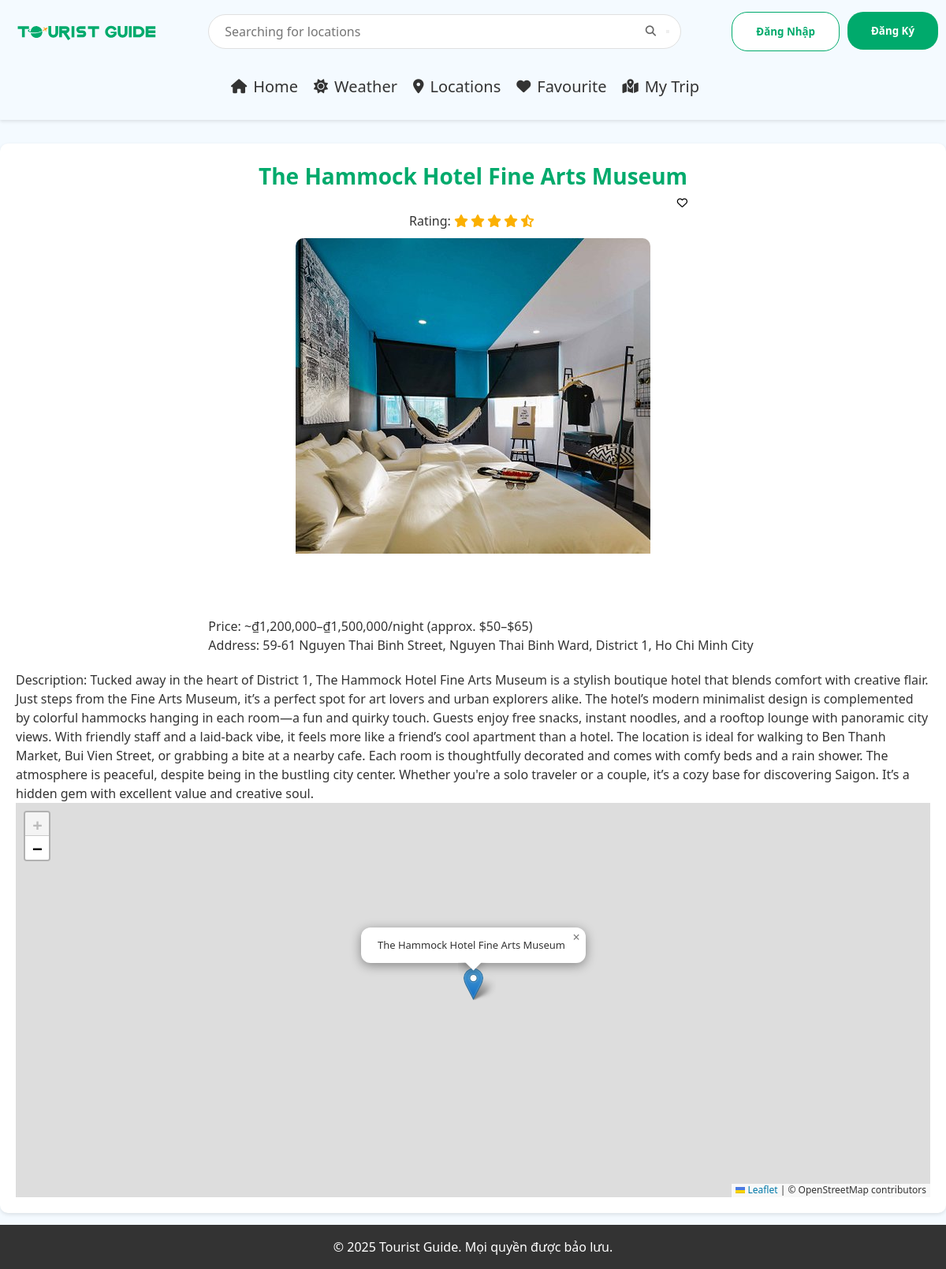
Screenshot of /AC001/ with the database file from the repository.
### location/models.py (models this page shows, shortened)
class Location(models.Model):
    loc = models.ForeignKey(Location_List, on_delete = models.CASCADE, null = True, blank = True)
    code = models.CharField(max_length=10, unique=True)
    location = models.CharField(max_length = 64)
    type = models.CharField(max_length=13, default = "")
    tags = models.TextField(default = "")
    rating = models.FloatField(default = 5)
    open_time = models.TimeField(default = time(0,0))
    close_time = models.TimeField(default = time(23,59))
    ticket_info = models.CharField(max_length = 100, default = "")
    address = models.CharField(max_length = 100, default = "")
    image_path = models.CharField(max_length=255, default='')
    description = models.TextField(default="")
    long_description = models.TextField(default="")
    coordinate = models.CharField(max_length = 40, default = "")

### location/views.py (the view)
# urls.py: path('<str:location_code>/',views.location_display, name='display_location'),
def location_display(request, location_code):
    look_up = get_object_or_404(Location, code=location_code)
    rating = round(look_up.rating * 2) / 2
    full_stars = int(rating)
    has_half = (rating - full_stars) >= 0.5
    star_html = '<i class="fas fa-star"></i>' * full_stars
    if has_half:
        star_html += '<i class="fas fa-star-half-alt"></i>'
        empty_stars = 5 - full_stars - 1
    else:
        empty_stars = 5 - full_stars
    star_html += '<i class="far fa-star"></i>' * empty_stars
    if request.user.is_authenticated and look_up.loc and look_up.loc.user == request.user:
        favourite_symbol = '<i class="fa-solid fa-heart"></i>'
    else:
        favourite_symbol = '<i class="fa-regular fa-heart"></i>'
    lat, long = look_up.coordinate.split(", ")
    return render(request, "display_location/display.html", {
        "code": look_up.code,
        "location_name": look_up.location,
        "type": look_up.type,
        "open_time" : look_up.open_time,
        "close_time": look_up.close_time,
        "ticket_info": look_up.ticket_info,
        "address": look_up.address,
        "image_path": look_up.image_path,
        "long_description": look_up.long_description,
        "favourite_symbol": favourite_symbol,
        "lat": lat,
        "long": long,
        "star_html": star_html
    })

### location/templates/display_location/display.html (shortened to what this page needs)
{% extends "layout/layout.html" %}
{% load static %}
{% block css %}
<link rel="stylesheet" href="{% static 'css/display_location.css' %}">
<link rel="stylesheet" href="https://unpkg.com/leaflet/dist/leaflet.css" />
<link rel="stylesheet" href="{% static 'css/display_location.css' %}?v={{ timestamp }}">
{% endblock %}
{% block body %}
<div class="location-container">
    <div class="favourite-location">
        <div class="location-name">
            {{ location_name }}
        </div>
        <div class="checkbox">
            <form method="post" action="{% url 'locations' %}" class="fav-form" style="display:inline;">
                <button type="submit" style="background: none; border: none; padding: 0; cursor: pointer;">
                    {{ favourite_symbol|safe }}
                </button>
            </form>
        </div>
    </div>
    <div class="location-rating">
        Rating: {{ star_html|safe }}
    </div>
    <div class="location-img">
        <img src="{% static image_path %}" alt="{{ location.name }}">
    </div>
    <div class="location-info">
        <div class="location-ticket-info">
            Price: {{ ticket_info }}
        </div>
        <div class="location-address">
            Address: {{ address }}
        </div>
    </div>
    <div class="location-description">
        Description: {{ long_description }}
    </div>
    <div id="map"></div>
</div>
{% endblock %}

### location/static/css/layout.css (style rules this page uses)
* { margin: 0; padding: 0; box-sizing: border-box; font-family: 'Segoe UI', Tahoma, Geneva, Verdana, sans-serif; }
html, body { width: 100%; height: 100%; overflow-x: hidden; }
body { background-color: #f4faff; color: #333; min-height: 100vh; }

### location/static/css/display_location.css (style rules this page uses)
body { line-height: 1.5; }
.location-container { align-items: center; margin-top: 30px !important; margin-bottom: 15px; display: flex; flex-direction: column; width: 100%; max-width: 1200px; padding: 20px; background-color: white; border-radius: 10px; box-shadow: 0px 2px 5px rgba(0, 0, 0, 0.1); }
.location-img { width: 450px; height: 450px; border-radius: 10px; overflow: hidden; margin: 10px 10px; }
.location-rating i { color: #fbb002; margin-right: 3px; }
.location-address { display: flex; align-items: center; list-style: none; }
.location-info { flex: 4; margin-left: 20px; background-color: white; border-radius: 10px; padding: 20px; }
.location-name { flex: 9; color: #00aa6c; font-size: 28px; font-weight: bold; }
.favourite-location { flex: 1; align-items: top; text-align: right; }

### location/templates/display_location/display.html (style rules this page uses)
#map { height: 500px; width: 100%; }

### rows the page displays
Location: location "The Hammock Hotel Fine Arts Museum", image_path (picture), ticket_info "~₫1,200,000–₫1,500,000/night (approx. $50–$65)", address "59-61 Nguyen Thai Binh Street, Nguyen Thai Binh Ward, District 1, Ho Chi Minh City", long_description "Tucked away in the heart of District 1, The Hammock Hotel Fine Arts Museum is a stylish boutique hotel that blends comfort with creative flair. Just steps from the Fine Arts Museum, it’s a perfect spot for art lovers and urban explorers alike. The hotel’s modern minimalist design is complemented by colorful hammocks hanging in each room—a fun and quirky touch. Guests enjoy free snacks, instant noodles, and a rooftop lounge with panoramic city views. With friendly staff and a laid-back vibe, it feels more like a friend’s cool apartment than a hotel. The location is ideal for walking to Ben Thanh Market, Bui Vien Street, or grabbing a bite at a nearby cafe. Each room is thoughtfully decorated…"
